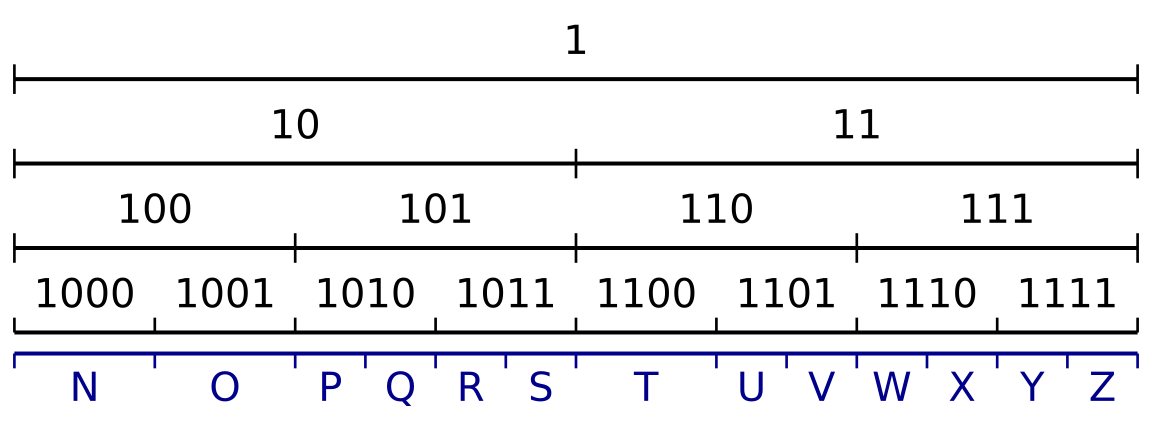

Write the Python code that produced this figure.
import numpy as np
import matplotlib.pyplot as plt
import itertools

def generate_alphabet_powers(alphabet, power):
    """
    Generate all strings of given power from alphabet and their probabilities.
    
    alphabet: list of (symbol, probability) tuples
    power: integer power (length of strings)
    
    Returns: list of (string, probability) tuples sorted by cumulative probability
    """
    symbols, probs = zip(*alphabet)
    
    # Generate all combinations of length 'power'
    combinations = list(itertools.product(symbols, repeat=power))
    
    result = []
    for combo in combinations:
        string = ''.join(combo)
        # Probability is product of individual symbol probabilities
        prob = 1.0
        for symbol in combo:
            symbol_idx = symbols.index(symbol)
            prob *= probs[symbol_idx]
        result.append((string, prob))
    
    # Sort by the order they appear when iterating through combinations
    # (this gives a natural lexicographic-like ordering)
    return result

# ----------------- Alphabet and Power Definitions -----------------
alphabet_A = [('0', 0.5), ('1', 0.5)]
powers_A = [1,2,3,4]  # which powers to show for group A

p = 1/32
alphabet_B = [
    ('A', 2*p), ('B', p), ('C', p), ('D', p), ('E', 2*p), 
    ('F', p), ('G', p), ('H', p), ('I', 2*p), ('J', p),
    ('K', p), ('L', p), ('M', p), ('N', 2*p), ('O', 2*p), 
    ('P', p), ('Q', p), ('R', p), ('S', p), ('T', 2*p),
    ('U', p), ('V', p), ('W', p), ('X', p), ('Y', p), 
    ('Z', p), (' ', p), (' ', p), (' ', p), (' ', p),
    (' ', p), (' ', p)
]
powers_B = [1]  # which powers to show for group B

# ----------------- Zoom Parameters -----------------
zoom_start = 0.5  # start of zoom range [0, 1]
zoom_end = 1.0    # end of zoom range [0, 1]

# ----------------- General Parameters -----------------
x_range = (zoom_start, zoom_end)  # displayed domain
figsize = None

# ----------------- Layout Parameters -----------------
margin_top = 0.15        # distance from top of plot to topmost line
margin_bottom = 0.10     # distance from bottom of plot to bottommost line/labels
margin_between_groups = 0.05  # distance between bottom of group A and top of group B
line_spacing_A = 0.20    # vertical distance between lines in group A
line_spacing_B = 0.20    # vertical distance between lines in group B

# ----------------- Group A Parameters (labels above lines) -----------------
group_A_line_lw = 3
group_A_tick_lw = 2
group_A_color = 'black'
group_A_fontsize = 30
group_A_label_offset = 0.04      # vertical offset for labels from each line
group_A_tick_half_height = 0.035 # half height of division markers
group_A_min_label_width_frac = 0.1  # Only show labels if segment width >= this fraction

# ----------------- Group B Parameters (labels below lines) -----------------
group_B_line_lw = 3
group_B_tick_lw = 2
group_B_color = 'darkblue'
group_B_fontsize = 30
group_B_label_offset = 0.04      # vertical offset for labels from each line
group_B_tick_half_height = 0.035 # half height of division markers
group_B_min_label_width_frac = 0.03  # Only show labels if segment width >= this fraction

# ----------------- Figure size calculation -----------------
n_lines_A = len(powers_A)
n_lines_B = len(powers_B)
n_total_lines = n_lines_A + n_lines_B

if figsize is None:
    figsize = (12, max(3.0, 0.6 * n_total_lines + 1.5))

fig, ax = plt.subplots(figsize=figsize)

# ----------------- Y positions -----------------
x0, x1 = x_range
x_len = x1 - x0
zoom_scale = 1.0 / (zoom_end - zoom_start)

# Group A lines: start from top and space downward
y_top = 1.0 - margin_top
if n_lines_A == 1:
    y_positions_A = [y_top]
else:
    y_positions_A = [y_top - i * line_spacing_A for i in range(n_lines_A)]

# Group B lines: start below group A with margin_between_groups
if n_lines_A > 0:
    y_start_B = y_positions_A[-1] - margin_between_groups
else:
    y_start_B = y_top - margin_between_groups

if n_lines_B == 1:
    y_positions_B = [y_start_B]
else:
    y_positions_B = [y_start_B - i * line_spacing_B for i in range(n_lines_B)]

def get_visible_segments(cdf_edges, strings_probs, zoom_start, zoom_end):
    """
    Return segments and ticks that are visible in the zoom range.
    """
    visible_segments = []
    visible_ticks = []
    
    for i, (string, prob) in enumerate(strings_probs):
        seg_start = cdf_edges[i]
        seg_end = cdf_edges[i + 1]
        
        # Check if segment overlaps with zoom range
        if seg_end > zoom_start and seg_start < zoom_end:
            # Calculate visible portion of segment
            vis_start = max(seg_start, zoom_start)
            vis_end = min(seg_end, zoom_end)
            
            # Map to display coordinates
            display_start = x0 + (vis_start - zoom_start) / (zoom_end - zoom_start) * x_len
            display_end = x0 + (vis_end - zoom_start) / (zoom_end - zoom_start) * x_len
            
            visible_segments.append({
                'string': string,
                'original_start': seg_start,
                'original_end': seg_end,
                'display_start': display_start,
                'display_end': display_end,
                'display_width': display_end - display_start,
                'is_complete': (seg_start >= zoom_start and seg_end <= zoom_end)
            })
    
    # Calculate visible ticks
    for i, edge in enumerate(cdf_edges):
        if zoom_start <= edge <= zoom_end:
            display_x = x0 + (edge - zoom_start) / (zoom_end - zoom_start) * x_len
            visible_ticks.append(display_x)
    
    return visible_segments, visible_ticks

# ----------------- Draw Group A lines -----------------
for line_idx, (power, y) in enumerate(zip(powers_A, y_positions_A)):
    is_last_line_A = (line_idx == len(powers_A) - 1)
    
    strings_probs = generate_alphabet_powers(alphabet_A, power)
    strings, probs = zip(*strings_probs)
    probs = np.array(probs)
    
    # Normalize probabilities (defensive)
    if not np.isclose(probs.sum(), 1.0):
        probs = probs / probs.sum()
    
    # Calculate original CDF edges
    cdf_edges = np.concatenate(([0.0], np.cumsum(probs)))
    
    # Get visible segments and ticks
    visible_segments, visible_ticks = get_visible_segments(cdf_edges, strings_probs, zoom_start, zoom_end)
    
    # Main horizontal line
    lc_main = ax.hlines(y, x0, x1, colors=group_A_color, linewidth=group_A_line_lw, zorder=2)
    try:
        lc_main.set_capstyle('butt')
    except Exception:
        pass
    
    # Division markers
    if visible_ticks:
        if is_last_line_A:
            # Last line of group A: ticks only extend above the line
            tick_bottom = y
            tick_top = y + group_A_tick_half_height
        else:
            # Regular ticks extend both above and below
            tick_bottom = y - group_A_tick_half_height
            tick_top = y + group_A_tick_half_height
            
        lc_ticks = ax.vlines(
            visible_ticks, tick_bottom, tick_top,
            colors=group_A_color, linewidth=group_A_tick_lw,
            clip_on=False, zorder=3
        )
        try:
            lc_ticks.set_capstyle('butt')
        except Exception:
            pass
    
    # Labels above the line (only if segment is wide enough and complete)
    min_width = group_A_min_label_width_frac * x_len
    for seg in visible_segments:
        # Only show label if segment is complete and wide enough in display coordinates
        if seg['is_complete'] and seg['display_width'] >= min_width:
            x_center = (seg['display_start'] + seg['display_end']) / 2.0
            ax.text(x_center, y + group_A_label_offset, seg['string'], 
                   ha='center', va='bottom', fontsize=group_A_fontsize, 
                   color=group_A_color, zorder=4)

# ----------------- Draw Group B lines -----------------
for line_idx, (power, y) in enumerate(zip(powers_B, y_positions_B)):
    is_first_line_B = (line_idx == 0)
    
    strings_probs = generate_alphabet_powers(alphabet_B, power)
    strings, probs = zip(*strings_probs)
    probs = np.array(probs)
    
    # # Normalize probabilities (defensive)
    # if not np.isclose(probs.sum(), 1.0):
    #     probs = probs / probs.sum()
    
    # Calculate original CDF edges
    cdf_edges = np.concatenate(([0.0], np.cumsum(probs)))
    
    # Get visible segments and ticks
    visible_segments, visible_ticks = get_visible_segments(cdf_edges, strings_probs, zoom_start, zoom_end)
    
    # Main horizontal line
    lc_main = ax.hlines(y, x0, x1, colors=group_B_color, linewidth=group_B_line_lw, zorder=2)
    try:
        lc_main.set_capstyle('butt')
    except Exception:
        pass
    
    # Division markers
    if visible_ticks:
        if is_first_line_B:
            # First line of group B: ticks only extend below the line
            tick_bottom = y - group_B_tick_half_height
            tick_top = y
        else:
            # Regular ticks extend both above and below
            tick_bottom = y - group_B_tick_half_height
            tick_top = y + group_B_tick_half_height
            
        lc_ticks = ax.vlines(
            visible_ticks, tick_bottom, tick_top,
            colors=group_B_color, linewidth=group_B_tick_lw,
            clip_on=False, zorder=3
        )
        try:
            lc_ticks.set_capstyle('butt')
        except Exception:
            pass
    
    # Labels below the line (only if segment is wide enough and complete)
    min_width = group_B_min_label_width_frac * x_len
    for seg in visible_segments:
        # Only show label if segment is complete and wide enough in display coordinates
        if seg['is_complete'] and seg['display_width'] >= min_width:
            x_center = (seg['display_start'] + seg['display_end']) / 2.0
            ax.text(x_center, y - group_B_label_offset, seg['string'], 
                   ha='center', va='top', fontsize=group_B_fontsize, 
                   color=group_B_color, zorder=4)

# ----------------- Axes formatting -----------------
ax.set_xlim(x0, x1)

# Calculate y limits
y_max = 1.0
if n_lines_B > 0:
    # Account for labels below the lowest line in group B
    y_min = y_positions_B[-1] - group_B_label_offset - margin_bottom
else:
    y_min = y_positions_A[-1] - margin_bottom

ax.set_ylim(y_min, y_max)

ax.set_xticks([])
ax.set_yticks([])
for spine in ax.spines.values():
    spine.set_visible(False)

plt.tight_layout()
plt.savefig('alphabet-fill-1.svg')
# plt.show()
